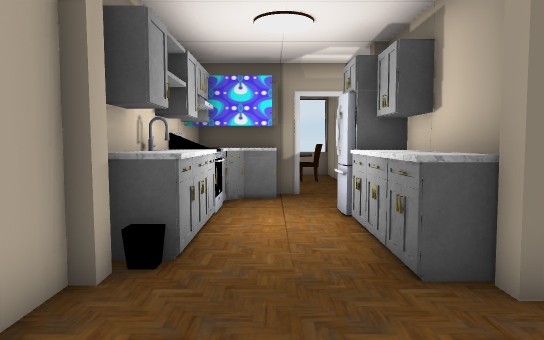
view 1 (above)

16 first-person views from a walk through a 3-D level made in the Unity game engine. The camera is 1.5 m above the floor, tilts 4° down and sees 70° across. The floor is counted in squares, 1 m on a side. Each view is taken from the middle of a square. On the plan, view 1 faces up. The plan holds only what a view shows up to about 17 squares ahead; the rest is blank. The player character is not drawn. Door leaves are left out, so doorways stand open. Some surface patterns are stand-ins.

view 2
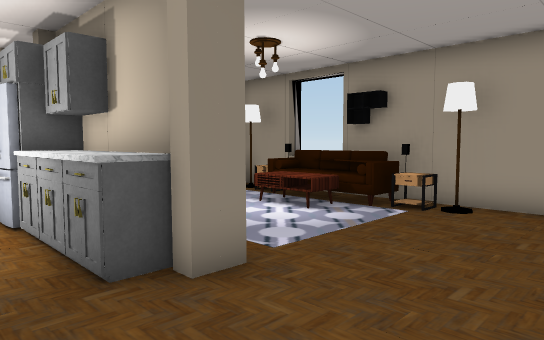

view 3
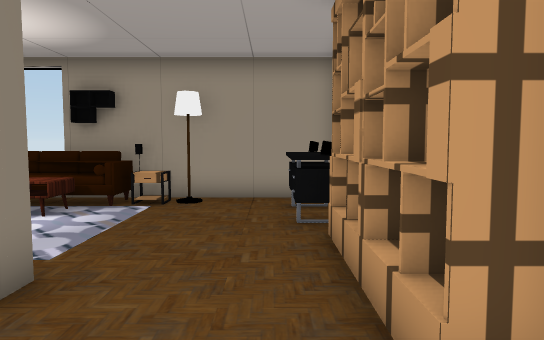

view 4
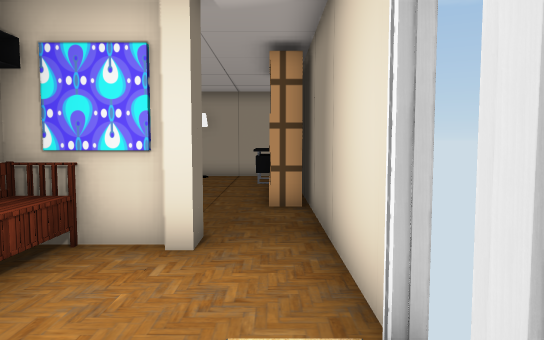

view 5
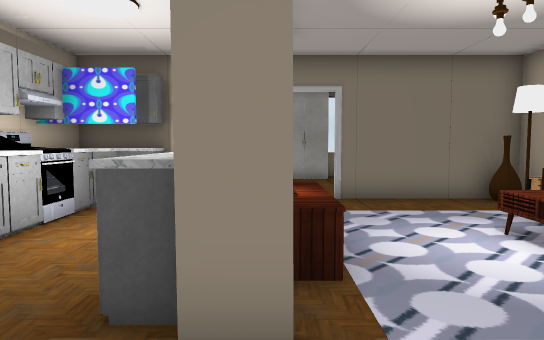

view 6
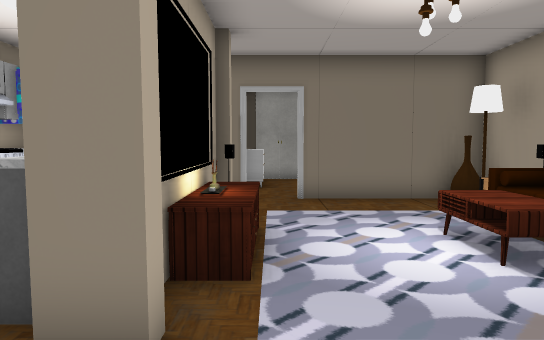

view 7
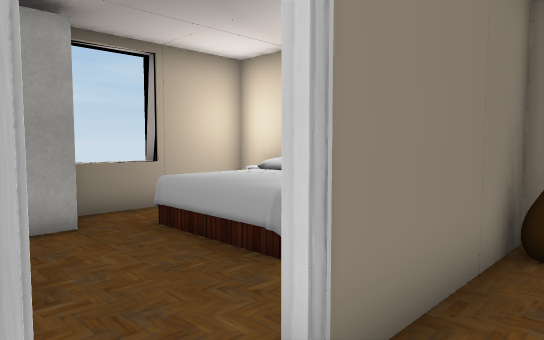

view 8
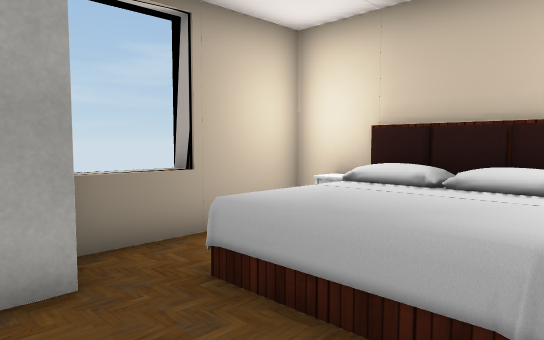

view 9
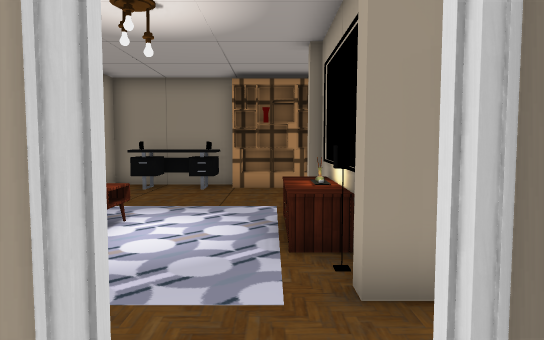

view 10
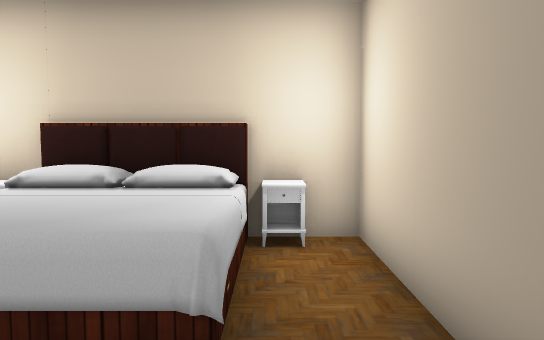

view 11
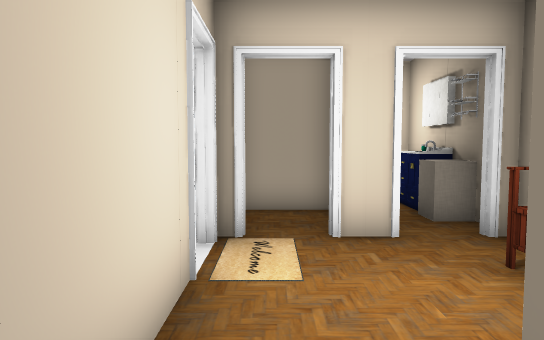

view 12
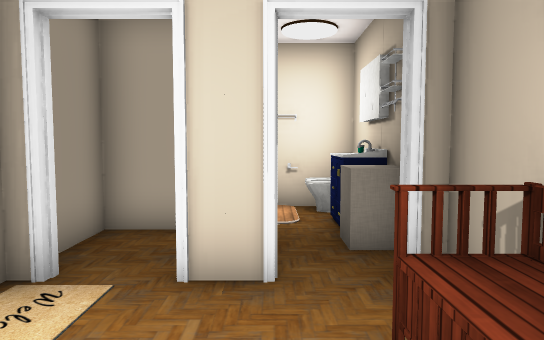

view 13
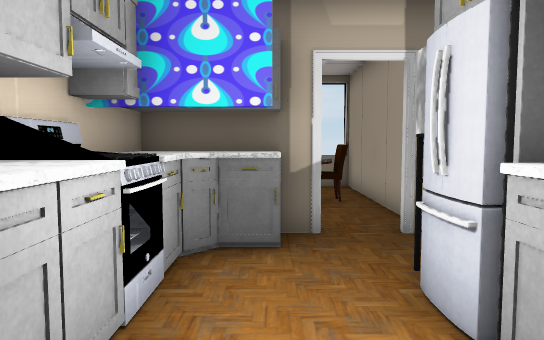

view 14
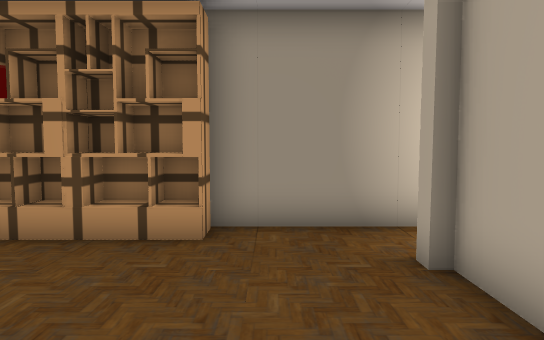

view 15
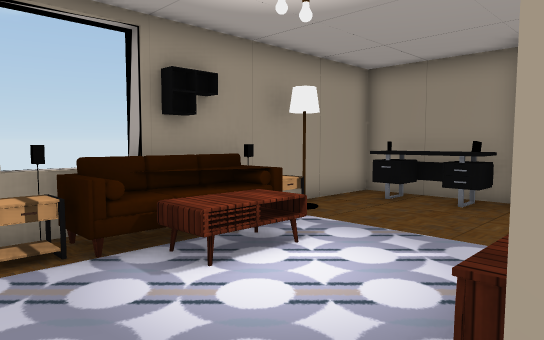

view 16
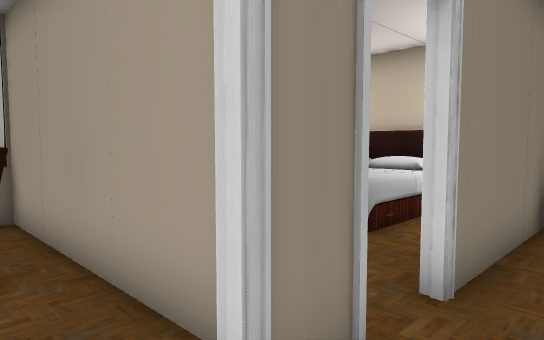

### Floor plan
Key: @ floor where view 1 was taken; # wall or solid block; x gap in a wall; . floor; D open door; ^ raised ledge; F fridge; P pillar; T table; S sofa; H shelf; B bench; C closet; R dresser; A TV; E bed; O other object.
Columns run from 10 left of view 1 to 10 right of it. Each row starts with its distance up from view 1.
 19              #  ^^##
 18             ##CC... #
 17              ###..  O
 16              #R..EEEE
 15           OOORR..EEEE
 14              #R..EEEE
 13              #...EEEO
 12         ######D#....#
 11         ######D####O#
 10         ##.........O#
  9         ##..#P.   .T#
  8         ##.FOO.   ST^
  7         #^..#AT  TTS^
  6         #^..^OT  TTS#
  5        ###..^#T   SS#
  4    #####P...PP....OT#
  3    DBBBBO..........O#
  2    D....#...........#
  1 #  D...PP.......OOO.#
  0 #..D......@HHHHHOOO.#
 -1 ###xDx###############

Where each view was taken, in squares from view 1:
view 1: 0 up, 0 right, facing up
view 2: 0 up, 0 right, facing up-right
view 3: 1 up, 1 left, facing right
view 4: 0 up, 8 left, facing right
view 5: 1 up, 3 right, facing up
view 6: 1 up, 4 right, facing up
view 7: 10 up, 3 right, facing up-right
view 8: 13 up, 4 right, facing up-right
view 9: 13 up, 4 right, facing down
view 10: 13 up, 4 right, facing right
view 11: 0 up, 1 left, facing left
view 12: 2 up, 3 left, facing left
view 13: 5 up, 0 right, facing up
view 14: 6 up, 0 right, facing down
view 15: 10 up, 3 right, facing down-right
view 16: 10 up, 1 right, facing up-right
